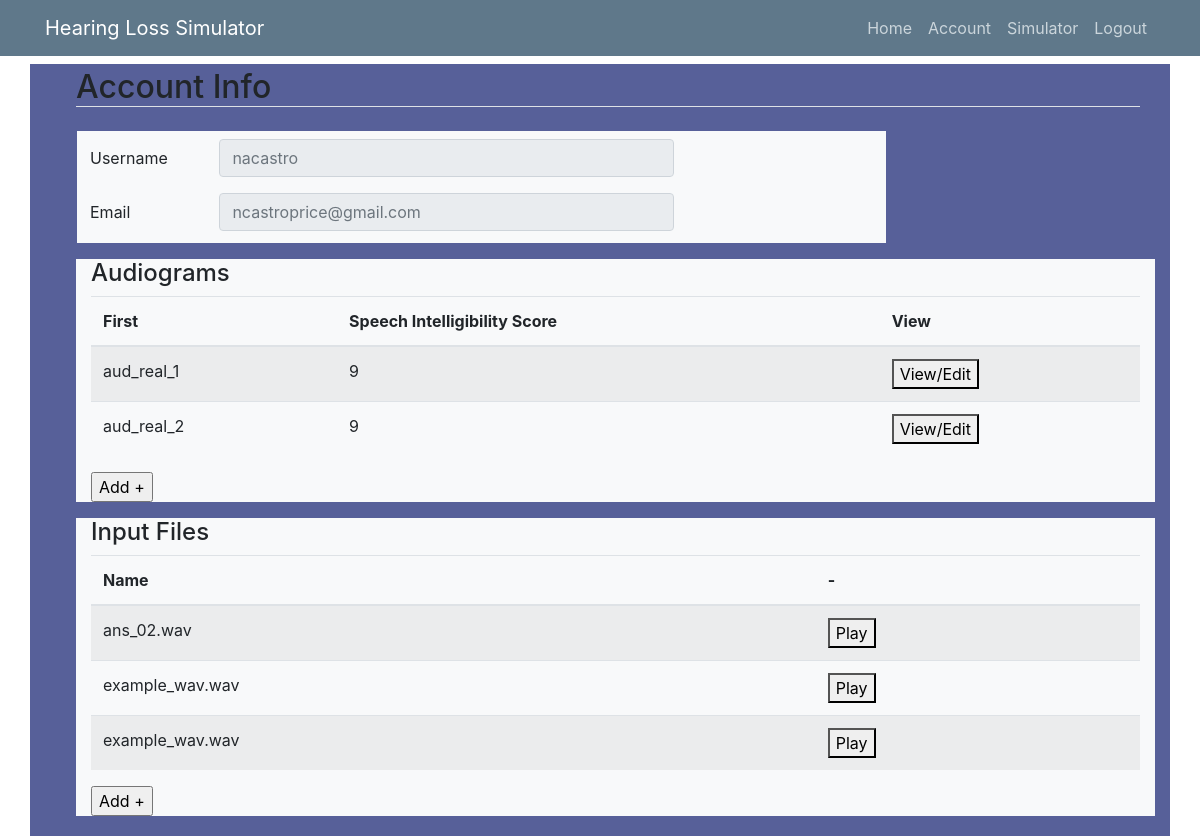
Page /account (signed in) on the committed database.
### hls_webapp/models.py (models this page shows, shortened)
class User(db.Model, UserMixin):
    __tablename__ = 'user'
    id = db.Column(db.Integer, primary_key=True)
    username = db.Column(db.String(20), unique=True, nullable=False)
    email = db.Column(db.String(120), unique=True, nullable=False)
    password = db.Column(db.String(60), nullable=False)
    sound_file_in = db.relationship(
        'SoundFileIn', secondary=sound_file_out_table, backref=db.backref('user', lazy='dynamic'), lazy=True)
    sound_file_out = db.relationship(
        'SoundFileOut', secondary=sound_file_out_table, backref=db.backref('user', lazy='dynamic'), lazy=True)
    sim_data = db.relationship(
        'DecibelLoss', secondary=sound_file_out_table, backref=db.backref('user', lazy='dynamic'), lazy=True)

class DecibelLoss(db.Model):
    __tablename__ = 'decibel_loss'
    id = db.Column(db.Integer, primary_key=True, autoincrement=True)
    audiogram_name = db.Column(db.String(120), nullable=False)
    hll125 = db.Column(db.String(3), nullable=False)
    hlr125 = db.Column(db.String(3), nullable=False)
    hll250 = db.Column(db.String(3), nullable=False)
    hlr250 = db.Column(db.String(3), nullable=False)
    hll500 = db.Column(db.String(3), nullable=False)
    hlr500 = db.Column(db.String(3), nullable=False)
    hll1000 = db.Column(db.String(3), nullable=False)
    hlr1000 = db.Column(db.String(3), nullable=False)
    hll2000 = db.Column(db.String(3), nullable=False)
    hlr2000 = db.Column(db.String(3), nullable=False)
    hll4000 = db.Column(db.String(3), nullable=False)
    hlr4000 = db.Column(db.String(3), nullable=False)
    hll8000 = db.Column(db.String(3), nullable=False)
    hlr8000 = db.Column(db.String(3), nullable=False)
    compress = db.Column(db.String(3), nullable=False, default='0')
    user_id = db.Column(db.Integer, db.ForeignKey('user.id'), nullable=False)

class SoundFileIn(db.Model):
    __tablename__ = 'sound_file_in'
    id = db.Column(db.Integer, primary_key=True, autoincrement=True)
    file_name = db.Column(db.String(120), nullable=False,
                          default='default_audio.wav')
    user_id = db.Column(db.Integer, db.ForeignKey('user.id'), nullable=False)

### hls_webapp/users/routes.py (the view)
@users.route("/account", methods=['GET'])
@login_required
def account():
    audiograms = DecibelLoss.query.filter_by(user_id=current_user.id)
    choices_audiogram = [(g.id, g.audiogram_name, g.compress)
                         for g in audiograms]
    sound_files = SoundFileIn.query.filter_by(user_id=current_user.id)
    choices_audio = [(g.id, g.file_name) for g in sound_files]
    return render_template('account.html', title='Account', choices_audiogram=choices_audiogram, choices_audio=choices_audio)

### hls_webapp/models.py (called while the page is built)
@login_manager.user_loader
def load_user(user_id):
    return User.query.get(int(user_id))

### hls_webapp/templates/account.html
{% extends "layout.html" %}
{% block content %}
<div class="d-md-flex flex-md-equal w-100 my-md-1 pl-md-3">
    <div class="container">
        <div class="row">
            <div class="col-md-12">
                <h2 class="border-bottom mb-4">Account Info</h2>
            </div>
        </div>
        <div class="row pl-3">
            <div class="col-md-9 bg-light p-md-1">
                <form>
                    <div class="form-group row pt-1">
                        <label for="staticUsername" class="col-sm-2 col-form-label pr-md-1 pl-md-4">Username</label>
                        <div class="col-sm-7">
                            <input type="text" readonly class="form-control" id="staticUsername"
                                placeholder="{{current_user.username}}">
                        </div>
                    </div>
                    <div class="form-group row mb-2">
                        <label for="staticEmail" class="col-sm-2 col-form-label pr-md-1 pl-md-4">Email</label>
                        <div class="col-sm-7">
                            <input type="text" readonly class="form-control" id="staticEmail"
                                placeholder="{{current_user.email}}">
                        </div>
                    </div>
                </form>
            </div>
        </div>
        <div class="row bg-light my-3 ml-0">
            <div class="col-12">
                <h4>Audiograms</h4>
                <table class="table table-striped">
                    <thead>
                        <tr>
                            <th scope="Name">First</th>
                            <th scope="col">Speech Intelligibility Score</th>
                            <th scope="col">View</th>
                        </tr>
                    </thead>
                    <tbody>
                        {% for g in choices_audiogram %}
                        <tr>
                            <td>{{ g[1] }}</td>
                            <td>{{ g[2] }}</td>
                            <td><button>View/Edit</button></td>
                        </tr>
                        {% endfor %}
                    </tbody>
                </table>
                <form action="{{url_for('users.user_audiogramsetup', username=current_user.username)}}">
                    <input type="submit" value="Add +" />
                </form>
            </div>
        </div>
        <div class="row bg-light my-3 ml-0">
            <div class="col-12">
                <h4>Input Files</h4>
                <table class="table table-striped">
                    <thead>
                        <tr>
                            <th scope="Name">Name</th>
                            <th scope="col">-</th>
                        </tr>
                    </thead>
                    <tbody>
                        {% for g in choices_audio %}
                        <tr>
                            <td>{{ g[1] }}</td>
                            <td><button>Play</button></td>
                        </tr>
                        {% endfor %}
                    </tbody>
                </table>
                <form action="{{url_for('users.user_inputfile', username=current_user.username)}}">
                    <input type="submit" value="Add +" />
                </form>
            </div>
        </div>
    </div>
</div>
{% endblock content %}

### hls_webapp/templates/layout.html (shortened to what this page needs)
<!DOCTYPE html>
<html>
<head>
  <link rel="stylesheet" href="https://stackpath.bootstrapcdn.com/bootstrap/4.3.1/css/bootstrap.min.css"
>
  <link rel="stylesheet" type="text/css" href="{{ url_for('static', filename='main.css') }}">
</head>
<body style="margin-top: 4rem;">
  <header class="site-header">
    <nav class="navbar navbar-expand-md navbar-dark bg-steel fixed-top">
      <div class="container">
        <a class="navbar-brand mr-auto" href="/">Hearing Loss Simulator</a>
        <div class="collapse navbar-collapse justify-content-end" id="navbarToggle">
          <div class="navbar-nav">
            <a class="nav-item nav-link" href="{{ url_for('main.home') }}">Home</a>
            {% if current_user.is_authenticated %}
            <a class="nav-item nav-link" href="{{ url_for('users.account') }}">Account</a>
            <a class="nav-item nav-link"
              href="{{ url_for('users.user_simulator',username=current_user.username) }}">Simulator</a>
            <a class="nav-item nav-link" href="{{ url_for('users.logout') }}">Logout</a>
            {% else %}
            <a class="nav-item nav-link" href="{{ url_for('users.login') }}">Login</a>
            <a class="nav-item nav-link" href="{{ url_for('users.register') }}">Register</a>
            {% endif %}
          </div>
        </div>
      </div>
    </nav>
  </header>
  <main role="main" class="container" style="background-color: #576099;">
    <div class="row">
      <div class="col-md-12">
        {% block content %}{% endblock %}
      </div>
    </div>
  </main>
</body>
</html>

### hls_webapp/static/main.css (style rules this page uses)
tbody { width: 100%; }
.bg-steel { background-color: #5f788a; }
.site-header .navbar-nav .nav-link { color: #cbd5db; }
tr { vertical-align: right; }

### rows in the picture
User: username "nacastro", email "ncastroprice@gmail.com"
DecibelLoss: audiogram_name "aud_real_1", compress "9"
DecibelLoss: audiogram_name "aud_real_2", compress "9"
SoundFileIn: file_name "ans_02.wav"
SoundFileIn: file_name "example_wav.wav"
SoundFileIn: file_name "example_wav.wav"
